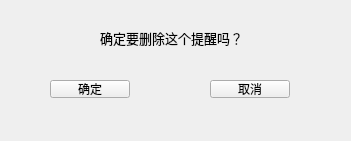
<?xml version="1.0" encoding="UTF-8"?>
<ui version="4.0">
 <class>MyDeleteReminder</class>
 <widget class="QWidget" name="MyDeleteReminder">
  <property name="geometry">
   <rect>
    <x>0</x>
    <y>0</y>
    <width>351</width>
    <height>141</height>
   </rect>
  </property>
  <property name="windowTitle">
   <string>MyDeleteReminder</string>
  </property>
  <widget class="QPushButton" name="pushButton">
   <property name="geometry">
    <rect>
     <x>50</x>
     <y>80</y>
     <width>80</width>
     <height>18</height>
    </rect>
   </property>
   <property name="text">
    <string>确定</string>
   </property>
  </widget>
  <widget class="QPushButton" name="pushButton_2">
   <property name="geometry">
    <rect>
     <x>210</x>
     <y>80</y>
     <width>80</width>
     <height>18</height>
    </rect>
   </property>
   <property name="text">
    <string>取消</string>
   </property>
  </widget>
  <widget class="QLabel" name="label">
   <property name="geometry">
    <rect>
     <x>100</x>
     <y>30</y>
     <width>181</width>
     <height>16</height>
    </rect>
   </property>
   <property name="font">
    <font>
     <pointsize>10</pointsize>
    </font>
   </property>
   <property name="text">
    <string>确定要删除这个提醒吗？</string>
   </property>
  </widget>
 </widget>
 <resources/>
 <connections/>
</ui>
